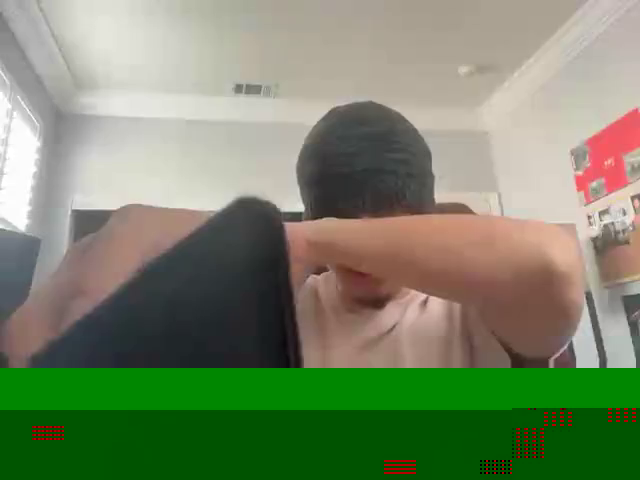
#> input picture frame 0 of second-sight/backend/motion_clips/event_1775350000.mp4, 640 x 480 px, given in place of DogWash.MOV, which was not available
$ jupyter execute --allow-errors test_pipeline.ipynb   (shell and % lines are left out)   (text cells are left out)
#> lines starting #> are read from the running program, lines starting #| are printed output that depends on the picture; pictures that were not available may be replaced by others from this repository, and a replacement may not be noted
### second-sight/backend/gemini_client.py
# backend/gemini_client.py
import os
import time
from google import genai
from dotenv import load_dotenv

load_dotenv()

def get_gemini_client():
    """Lazy-loads the client only when needed."""
    api_key = os.getenv("GEMINI_API_KEY")
    if not api_key:
        raise ValueError("GEMINI_API_KEY is missing. Please complete the Setup Wizard.")
    return genai.Client(api_key=api_key)

def generate_video_caption(video_path: str) -> str:
    """Uploads the .mp4 file to Gemini and asks it to describe the video."""
    client = get_gemini_client()
    print(f"Uploading {video_path} to Gemini...")

    video_file = client.files.upload(file=video_path)

    while video_file.state.name == "PROCESSING":
        print("Gemini is processing the video...")
        time.sleep(2)
        video_file = client.files.get(name=video_file.name)

        if video_file.state.name == "FAILED":
            # Ask Google for the exact error message
            error_details = getattr(video_file, "error", "No specific error provided by Google")

            # We still want to delete the broken file from their servers
            client.files.delete(name=video_file.name)

            # Throw the exception with the real error!
            raise Exception(f"Google Gemini failed to process this video file. Reason: {error_details}")

    prompt = """
    Analyze this video in detail and describe the main action or
    event, the setting and environment, any notable movements or
    changes, and key details about the subjects involved.
    Listen to the audio and include any important sounds.
    Please provide a natural, flowing description.
    """

    print("Generating caption...")
    response = client.models.generate_content(
        model='gemini-flash-latest',
        contents=[prompt, video_file]
    )

    client.files.delete(name=video_file.name)
    return response.text.strip()

def generate_text_embedding(text: str) -> list[float]:
    """Converts the text caption into a 768-D mathematical vector."""
    client = get_gemini_client()
    response = client.models.embed_content(
        model="gemini-embedding-001",
        contents=text,
    )
    return response.embeddings[0].values

### second-sight/backend/test_pipeline.ipynb
[cell 1]


import cv2
import os
from gemini_client import generate_video_caption, generate_text_embedding

# We need a sample video in the backend folder named 'test_video.mp4'
VIDEO_PATH = "motion_clips/DogWash.MOV"
FRAMES_DIR = "test_frames"
os.makedirs(FRAMES_DIR, exist_ok=True)

# Extract 5 evenly spaced frames from the video
cap = cv2.VideoCapture(VIDEO_PATH)
total_frames = int(cap.get(cv2.CAP_PROP_FRAME_COUNT))
frame_indices = [int(i * total_frames / 5) for i in range(5)]

saved_paths = []
for i, frame_idx in enumerate(frame_indices):
    cap.set(cv2.CAP_PROP_POS_FRAMES, frame_idx)
    ret, frame = cap.read()
    if ret:
        path = f"{FRAMES_DIR}/frame_{i}.jpg"
        cv2.imwrite(path, frame)
        saved_paths.append(path)
#> this loop made 5 passes
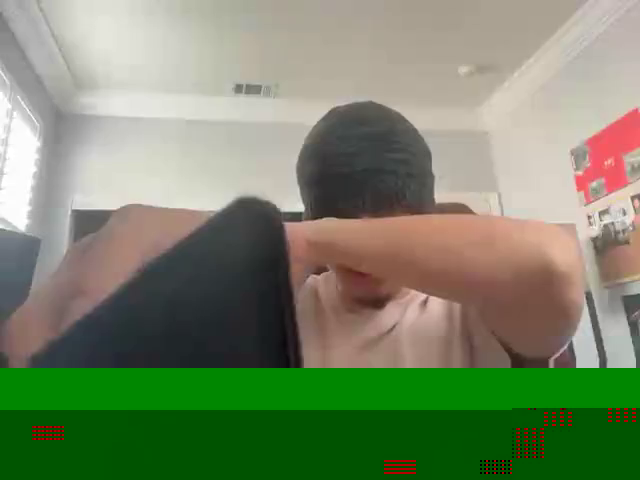
#> input picture frame 0 of second-sight/backend/motion_clips/event_1775350000.mp4, 640 x 480 px, given in place of DogWash.MOV, which was not available
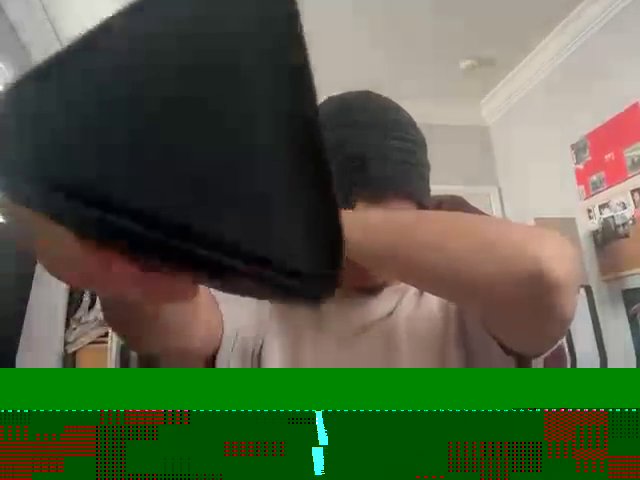
#> input picture frame 36 of second-sight/backend/motion_clips/event_1775350000.mp4, 640 x 480 px, given in place of DogWash.MOV, which was not available
#> pass 3, `ret, frame = cap.read()`:
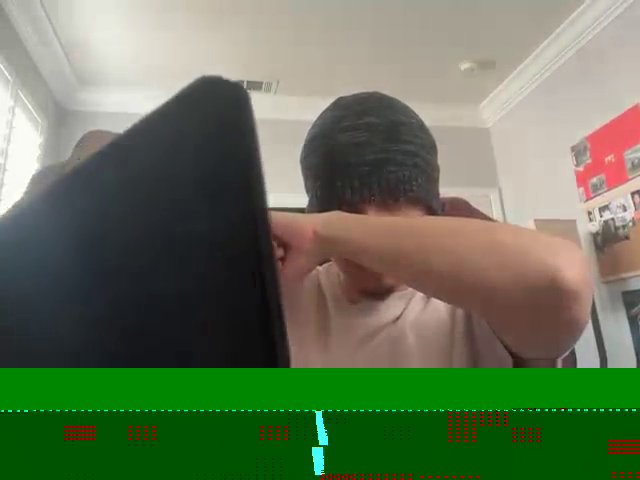
#> frame: shape (480, 640, 3); mean B, G, R 87.9, 116.5, 101.4
#> after the loop, saved_paths = ['test_frames/frame_0.jpg', 'test_frames/frame_1.jpg', 'test_frames/frame_2.jpg', 'test_frames/frame_3.jpg', 'test_frames/frame_4.jpg']
cap.release()

print(f"Saved {len(saved_paths)} frames for analysis.")
#| Saved 5 frames for analysis.

[cell 2]
print("Sending frames to Gemini 2.5 Flash...")
#> (the rest of this cell did not finish here and is left out)

[cell 3]
import os
from gemini_client import generate_video_caption, generate_text_embedding

caption = '''
This video captures a delightful and energetic interaction between a large, dark-furred dog and a stream of water from a garden hose, all set within a beautifully landscaped backyard.

The main action centers on a robust Rottweiler-type dog, easily identifiable by its sleek black fur and subtle tan markings on its legs and muzzle, playfully engaging with the water. The video is shot from a low perspective, seemingly from the viewpoint of the person holding the metallic grey spray nozzle, which is connected to a thick black hose. The water emerges as a strong, focused stream.

Initially, the dog's head is a blur of motion as it eagerly darts into the water spray, seeming to try and "catch" or bite the stream. Its whole body is low to the ground, indicative of a playful stance. As the video progresses, the dog shifts its body, turning slightly to allow the water to cascade over its neck and then its back, creating visible wet patches on its dark coat. It continues to move dynamically, almost in a crouch, as the person adjusts the hose, directing the water stream to follow and playfully chase the dog's movements, eventually hitting its mid-back and hindquarters. The dog's tail remains low and tucked, suggesting intense focus and enjoyment rather than any apprehension.

The setting is a spacious, well-maintained backyard. A prominent feature is a sparkling blue swimming pool with a light-colored coping, surrounded by a pristine green lawn. Beyond the pool, the landscape rises in a series of neatly constructed stone retaining walls, creating terraced garden beds. Steps with dark railings ascend these tiers, which are dotted with various green plantings and a vibrant red hanging flower basket. In the far background, mature trees crown the hill, and a dark fence lines the property. An American flag can be seen flying high in the distance, partially obscured by the trees. The bright daylight illuminates the entire scene, making the water droplets glisten and enhancing the vivid colors of the grass and pool.

The video vividly portrays a moment of joyful, active play, highlighting the dog's playful nature and its apparent delight in chasing and interacting with the refreshing water on what appears to be a warm, sunny day.
'''

[cell 4]
print("Generating 768-D text embedding...")
#> (the rest of this cell did not finish here and is left out)

[cell 5]
from deeplake import Client
from dotenv import load_dotenv

load_dotenv()

# Initialize the DeepLake client
#> (the rest of this cell did not finish here and is left out)

[cell 6]


import cv2
import os
from gemini_client import generate_video_caption, generate_text_embedding

# We need a sample video in the backend folder named 'test_video.mp4'
VIDEO_PATH = "motion_clips/DancingRobot.MOV"
FRAMES_DIR = "test_frames"
os.makedirs(FRAMES_DIR, exist_ok=True)

# Extract 5 evenly spaced frames from the video
cap = cv2.VideoCapture(VIDEO_PATH)
total_frames = int(cap.get(cv2.CAP_PROP_FRAME_COUNT))
#> total_frames = 180
frame_indices = [int(i * total_frames / 5) for i in range(5)]
#> frame_indices = [0, 36, 72, 108, 144]

saved_paths = []
for i, frame_idx in enumerate(frame_indices):
    cap.set(cv2.CAP_PROP_POS_FRAMES, frame_idx)
    ret, frame = cap.read()
    if ret:
        path = f"{FRAMES_DIR}/frame_{i}.jpg"
        cv2.imwrite(path, frame)
        saved_paths.append(path)
#> this loop made 5 passes
#> (frame_idx, path) on passes 1 to 5: (0, 'test_frames/frame_0.jpg'), (36, 'test_frames/frame_1.jpg'), (72, 'test_frames/frame_2.jpg'), (108, 'test_frames/frame_3.jpg'), (144, 'test_frames/frame_4.jpg')
cap.release()

print(f"Saved {len(saved_paths)} frames for analysis.")
#| Saved 5 frames for analysis.

print("Sending frames to Gemini 2.5 Flash...")
#> (the rest of this cell did not finish here and is left out)

[cell 7]
import os
from google import genai
from dotenv import load_dotenv

load_dotenv()

client = genai.Client(api_key=os.getenv("GEMINI_API_KEY"))

print("Available Models:")
for model_info in client.models.list():
    if "embedding" in model_info.name.lower():
        print(f"- {model_info.name}")

$ run again, starting later in the video
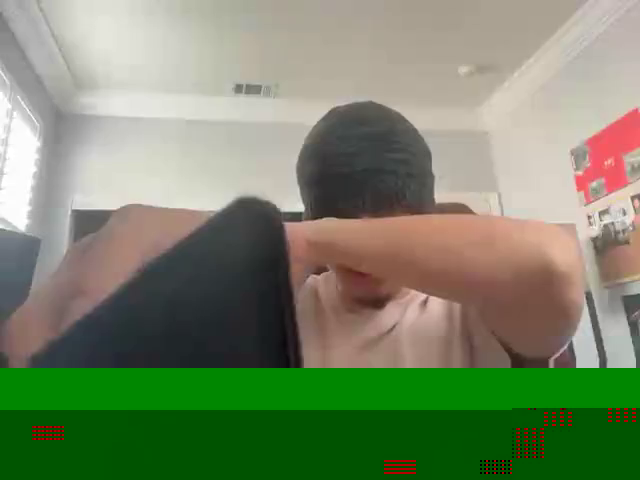
#> input picture frame 0 of second-sight/backend/motion_clips/event_1775350000.mp4, 640 x 480 px, given in place of DogWash.MOV, which was not available
#> the loop `for i, frame_idx in enumerate(frame_indices):` made 5 passes
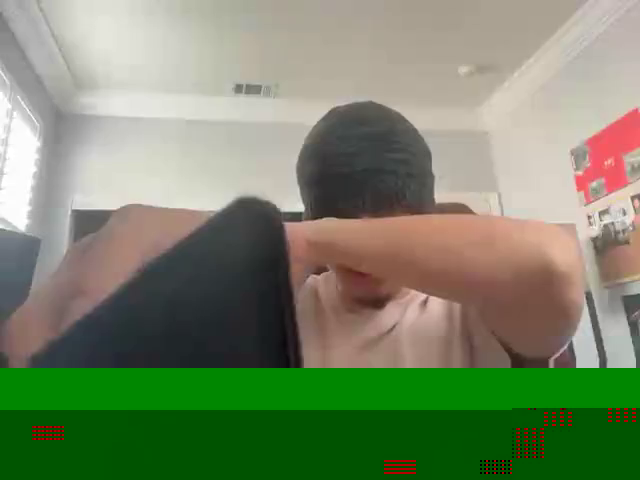
#> input picture frame 0 of second-sight/backend/motion_clips/event_1775350000.mp4, 640 x 480 px, given in place of DogWash.MOV, which was not available
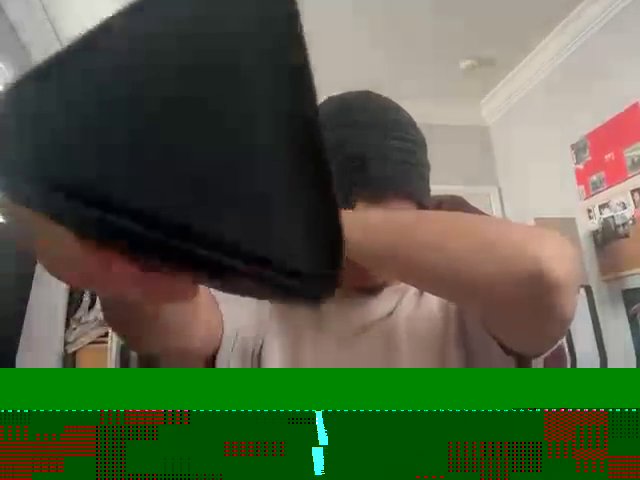
#> input picture frame 36 of second-sight/backend/motion_clips/event_1775350000.mp4, 640 x 480 px, given in place of DogWash.MOV, which was not available
#> after the loop `for i, frame_idx in enumerate(frame_indices):`: saved_paths = ['test_frames/frame_0.jpg', 'test_frames/frame_1.jpg', 'test_frames/frame_2.jpg', 'test_frames/frame_3.jpg', 'test_frames/frame_4.jpg']
#| Saved 5 frames for analysis.
#> total_frames = 180
#> frame_indices = [0, 36, 72, 108, 144]
#> the loop `for i, frame_idx in enumerate(frame_indices):` made 5 passes
#> (frame_idx, path) on passes 1 to 5: (0, 'test_frames/frame_0.jpg'), (36, 'test_frames/frame_1.jpg'), (72, 'test_frames/frame_2.jpg'), (108, 'test_frames/frame_3.jpg'), (144, 'test_frames/frame_4.jpg')
#| Saved 5 frames for analysis.

$ run again, starting later in the video
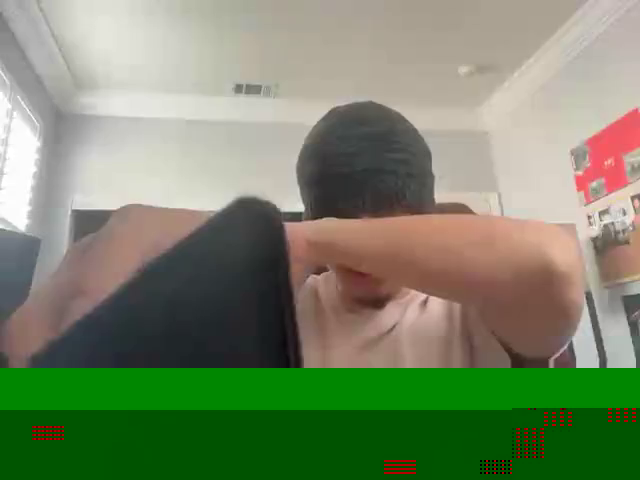
#> input picture frame 0 of second-sight/backend/motion_clips/event_1775350000.mp4, 640 x 480 px, given in place of DogWash.MOV, which was not available
#> the loop `for i, frame_idx in enumerate(frame_indices):` made 5 passes
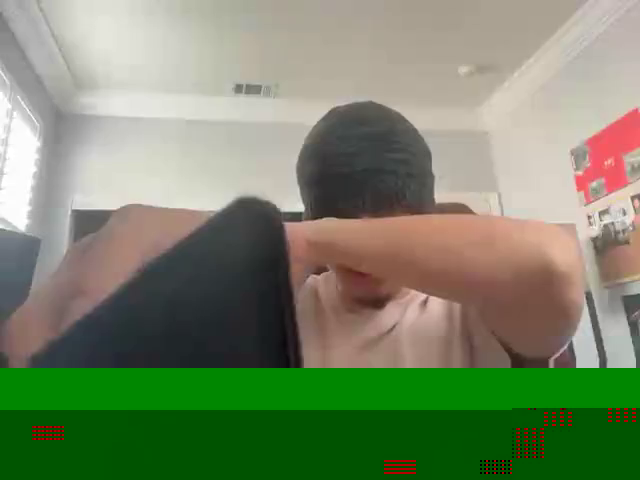
#> input picture frame 0 of second-sight/backend/motion_clips/event_1775350000.mp4, 640 x 480 px, given in place of DogWash.MOV, which was not available
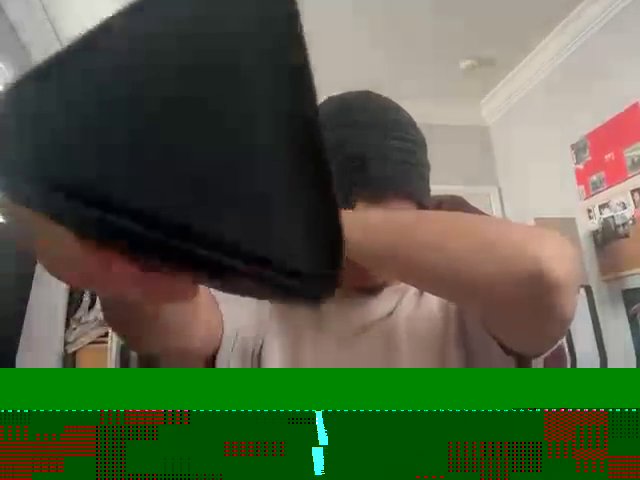
#> input picture frame 36 of second-sight/backend/motion_clips/event_1775350000.mp4, 640 x 480 px, given in place of DogWash.MOV, which was not available
#> after the loop `for i, frame_idx in enumerate(frame_indices):`: saved_paths = ['test_frames/frame_0.jpg', 'test_frames/frame_1.jpg', 'test_frames/frame_2.jpg', 'test_frames/frame_3.jpg', 'test_frames/frame_4.jpg']
#| Saved 5 frames for analysis.
#> total_frames = 180
#> frame_indices = [0, 36, 72, 108, 144]
#> the loop `for i, frame_idx in enumerate(frame_indices):` made 5 passes
#> (frame_idx, path) on passes 1 to 5: (0, 'test_frames/frame_0.jpg'), (36, 'test_frames/frame_1.jpg'), (72, 'test_frames/frame_2.jpg'), (108, 'test_frames/frame_3.jpg'), (144, 'test_frames/frame_4.jpg')
#| Saved 5 frames for analysis.
